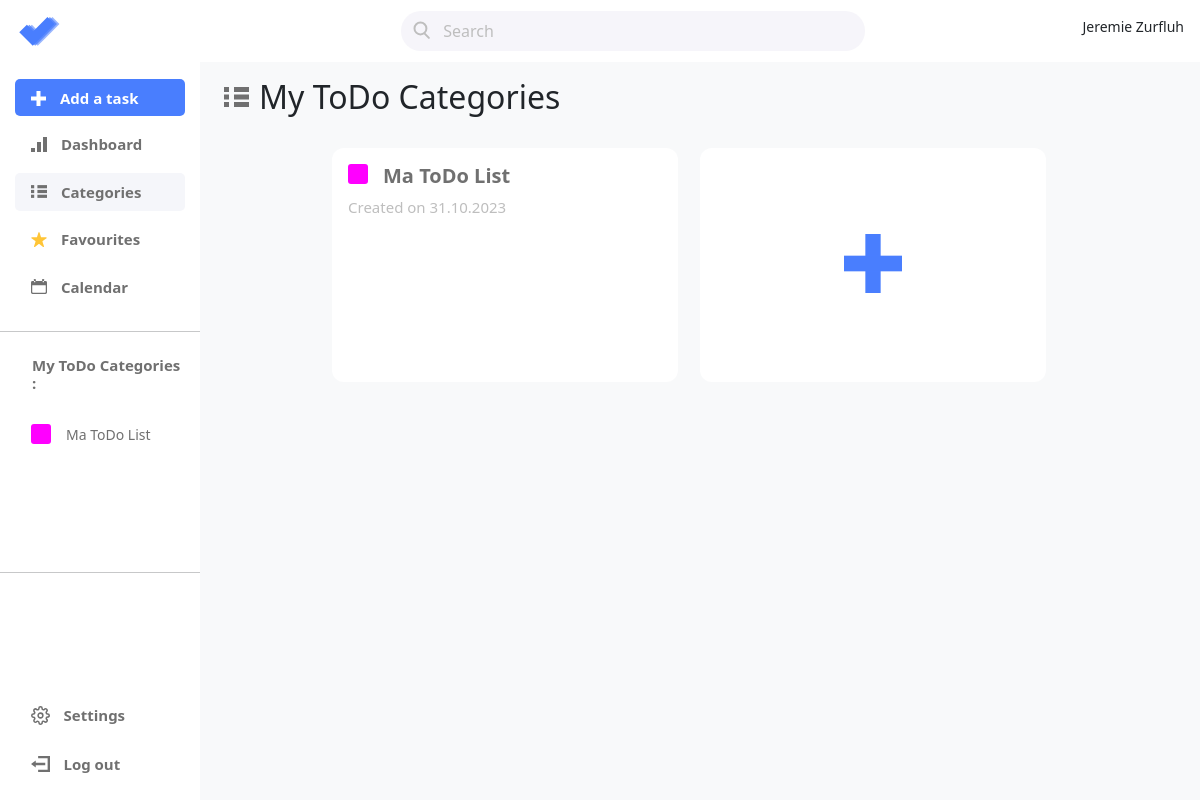
The app's page /categories.php (signed in), older data.
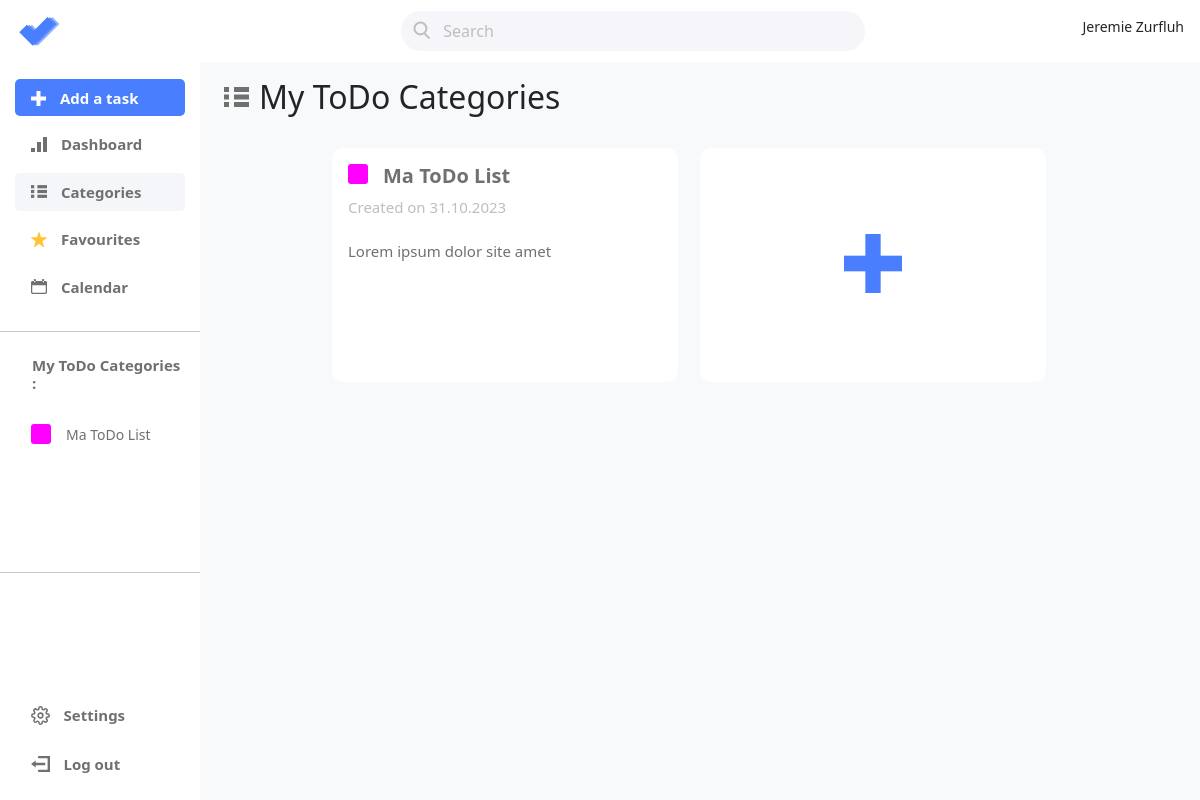
The same page, newer data.
### tables this page shows
CREATE TABLE Category (
    id          INTEGER   PRIMARY KEY AUTOINCREMENT
                          UNIQUE
                          NOT NULL,
    title       TEXT (50) NOT NULL,
    description TEXT,
    color       TEXT      NOT NULL,
    user_id     INTEGER   REFERENCES User (id) 
                          NOT NULL,
    created_at  TEXT      NOT NULL
                          DEFAULT (datetime() ) 
);

### app/ch/comem/todoapp/category/CategoryManager.php (called while the page is built, shortened)
<?php
class CategoryManager
{
    private static ?CategoryManager $instance = null;
    private array $categories;
    private function __construct()
    {
        $this->categories = [];
        $this->loadCategories();
    }
    public static function getInstance(): CategoryManager
    {
        if (self::$instance == null) self::$instance = new CategoryManager();
        return self::$instance;
    }
    private function loadCategories(): bool
    {
        $this->categories = DbManagerCRUD_Category::getInstance()->readAll();
        return true;
    }
    public function getCategories(): array
    {
        return $this->categories;
    }
}

### app/autoload.php (called while the page is built, shortened)
<?php
spl_autoload_register(function ($class) {
    $class = str_replace("\\", "/", $class);
    $path = __DIR__ . "/../app/" . $class . ".php";
});

### app/ch/comem/todoapp/dbCRUD/DbManagerCRUD.php (called while the page is built, shortened)
<?php
abstract class DbManagerCRUD implements I_APICRUD
{
    private $db = null;
    public function __construct()
    {
        $config = parse_ini_file('../../config/db.ini', true);
        $this->db = new PDO($config['dsn']);
        $this->db->setAttribute(PDO::ATTR_DEFAULT_FETCH_MODE, PDO::FETCH_ASSOC);
    }
    public function getDb(): PDO
    {
        return $this->db;
    }
}

### app/ch/comem/todoapp/dbCRUD/DbManagerCRUD_Category.php (called while the page is built, shortened)
<?php
class DbManagerCRUD_Category extends DbManagerCRUD
{
    private static ?DbManagerCRUD_Category $instance = null;
    public static function getInstance(): DbManagerCRUD_Category
    {
        if (self::$instance === null) self::$instance = new DbManagerCRUD_Category();
        return self::$instance;
    }
    public function readAll(): array
    {
        $userId = $this->getUserId();
        $sql = "SELECT * FROM Category WHERE user_id = :user_id";
        $stmt = $this->getDb()->prepare($sql);
        $stmt->execute(["user_id" => $userId]);
        $categories = $stmt->fetchAll();
        $result = [];
        foreach ($categories as $category) {
            $result[] = (new CategoryBuilder($category["title"], $category["color"]))
                ->setId($category["id"])
                ->setDescription($category["description"])
                ->setCreatedAt((new DateTime($category["created_at"])))
                ->build();
        }
        return $result;
    }
    private function getUserId(): ?int
    {
        return $_SESSION["user"]["id"];
    }
}

### app/ch/comem/todoapp/category/Category.php (called while the page is built, shortened)
<?php
class Category
{
    private ?int $id;
    private string $title;
    private ?string $description;
    private string $color;
    private DateTime $createdAt;
    public function __construct(CategoryBuilder $builder)
    {
        $this->id = $builder->getId();
        $this->title = $builder->getTitle();
        $this->description = $builder->getDescription();
        $this->color = $builder->getColor();
        $this->createdAt = $builder->getCreatedAt();
    }
    public function getId(): ?int
    {
        return $this->id;
    }
    public function getTitle(): string
    {
        return ucfirst($this->title);
    }
    public function getDescription(): ?string
    {
        return $this->description;
    }
    public function getColor(): string
    {
        return $this->color;
    }
    public function getCreatedAt(): DateTime
    {
        return $this->createdAt;
    }
}

### app/ch/comem/todoapp/category/CategoryBuilder.php (called while the page is built, shortened)
<?php
class CategoryBuilder
{
    private DateTime $createdAt;
    public function __construct(string $title, string $hexColor)
    {
        $this->title = $title;
        $this->color = $hexColor;
        $this->createdAt = new DateTime();
    }
    public function setId(int $id): CategoryBuilder
    {
        $this->id = $id;
        return $this;
    }
    public function setDescription(?string $description): CategoryBuilder
    {
        $this->description = $description;
        return $this;
    }
    public function setCreatedAt(DateTime $createdAt): CategoryBuilder
    {
        $this->createdAt = $createdAt;
        return $this;
    }
    public function getCreatedAt(): DateTime
    {
        return $this->createdAt;
    }
}

### public/categories.php (the view, shortened to what this page needs)
<?php
require_once '../app/autoload.php';
$categoryManager = CategoryManager::getInstance();
?>
<!DOCTYPE html>
<html lang="en" data-lt-installed="true">
<?php
require_once 'components/head.php';
loadHead("Categories", ["dashboard", "task", "list", "taskCheckboxColor"]);
?>
<body>
    <?php include_once './components/navbar.php'; ?>
    <div class="container-fluid">
        <div class="row">
            <?php include_once './components/sidebar.php'; ?>
            <main class="col-md-9 ml-sm-auto col-lg-10 pt-3 px-4 bg-light mainFullHeight">
                <div class="d-flex justify-content-between flex-wrap flex-md-nowrap align-items-center pb-2 mb-3">
                    <h1 class="h2" id="categoriesTitle">My ToDo Categories</h1>
                </div>
                <div class="d-flex flex-row justify-content-center align-items-start flex-wrap myCategories" id="myCategories">
                    <?php if (!empty($categories)) : ?>
                        <?php foreach ($categories as $category) : ?>
                            <div class="p-3 myCategoriesItem" data-id="<?= $category->getId() ?>">
                                <div class="d-flex">
                                    <div class="colorTag" style="background: <?= $category->getColor() ?>;"></div>
                                    <h3 class="myCategoriesTitle"><?= $category->getTitle() ?></h3>
                                </div>
                                <p class="myCategoriesDate">Created on <?= $category->getCreatedAt()->format('d.m.Y') ?></p>
                                <p class="myCategoriesDescritpion"><?= $category->getDescription() ?></p>
                            </div>
                        <?php endforeach; ?>
                    <?php endif; ?>
                    <div class="p-3 addCategoriesItem" id="addListTrigger">
                        <img src="assets/icons/bigAdd.svg" alt="Add a category icon" class="addListsImg">
                    </div>
                </div>
            </main>
        </div>
    </div>
</body>
</html>

### public/components/head.php (shortened to what this page needs)
<?php
function loadHead(string $title, array $stylesheet = null): void
{
?>
    <head>
        <link href="https://cdn.jsdelivr.net/npm/bootstrap@5.3.2/dist/css/bootstrap.min.css" rel="stylesheet">
        <link href="styles/main.css" rel="stylesheet">
        <link href="styles/navBar.css" rel="stylesheet">
        <?php foreach ($stylesheet as $css) : ?>
            <link href="styles/<?= $css ?>.css" rel="stylesheet">
        <?php endforeach; ?>
        <link rel="stylesheet" href="https://cdnjs.cloudflare.com/ajax/libs/font-awesome/5.15.1/css/all.min.css">
    </head>
<?php
}

### public/components/navbar.php (shortened to what this page needs)
<nav class="navbar navbar-dark sticky-top bg-white flex-md-nowrap p-0">
    <a class="col-md-3 col-lg-2 mr-0 px-3" href="/">
        <img class="" src="assets/icons/logo.svg" alt="Logo">
    </a>
    <div id="searchContent">
        <input class="mx-auto searchBar" type="search" placeholder="Search" aria-label="Search">
    </div>
    <ul class="navbar-nav px-3">
        <li class="nav-item text-nowrap">
            <div class="d-flex flex-row justify-content-end align-items-center">
                <p class="navUserDisplayName"><?= $_SESSION["user"]["firstName"] . " " . $_SESSION["user"]["lastName"] ?></p>
            </div>
        </li>
    </ul>
</nav>

### public/components/sidebar.php (shortened to what this page needs)
<?php
require_once "../app/autoload.php";
$categoryManager = CategoryManager::getInstance();
$categories = $categoryManager->getCategories();
?>
<nav id="sidebarMenu" class="col-md-3 col-lg-2 d-md-block bg-white sidebar collapse">
    <div class="sidebar-sticky pt-3">
        <ul class="nav flex-column sidebarUl">
            <li class="nav-item navItemAddTask">
                <a class="nav-link navLinkAddTask" href="#">
                    <img class="navImg" src="assets/icons/addtask.svg" alt="Add a task icon">
                    Add a task
                </a>
            </li>
            <li class="nav-item">
                <a class="nav-link navItem <?php echo (basename($_SERVER['PHP_SELF']) === 'dashboard.php') ? 'navItemActive' : ''; ?>" href="/dashboard.php">
                    <img class="navImg" src="assets/icons/dashboard.svg" alt="Dashboard icon">
                    Dashboard
                </a>
            </li>
            <li class="nav-item">
                <a class="nav-link navItem <?php echo (basename($_SERVER['PHP_SELF']) === 'categories.php') ? 'navItemActive' : ''; ?>" href="/categories.php">
                    <img class="navImg" src="assets/icons/lists.svg" alt="Lists icon">
                    Categories
                </a>
            </li>
            <li class="nav-item">
                <a class="nav-link navItem <?php echo (basename($_SERVER['PHP_SELF']) === 'favourites.php') ? 'navItemActive' : ''; ?>" href="/favourites.php">
                    <img class="navImg" src="assets/icons/favourite.svg" alt="Favourites icon">
                    Favourites
                </a>
            </li>
            <li class="nav-item">
                <a class="nav-link navItem <?php echo (basename($_SERVER['PHP_SELF']) === 'calendar.php') ? 'navItemActive' : ''; ?>" href="/calendar.php">
                    <img class="navImg" src="assets/icons/calendar.svg" alt="Calendar icon">
                    Calendar
                </a>
            </li>
        </ul>
        <hr>
        <h6 class="d-flex justify-content-between align-items-center px-3 mt-4 mb-1 text-muted">
            <span class="navItem navToDoCategoryTitle">My ToDo Categories :</span>
        </h6>
        <ul class="nav flex-column mb-2 navToDoCategory">
            <?php if (!empty($categories)) : ?>
                <?php foreach ($categories as $category) : ?>
                    <li class="nav-item">
                        <a class="nav-link navToDoItem d-flex" href="./category?id=<?= $category->getId() ?>">
                            <div class="colorTag" style="background: <?= $category->getColor() ?>;"></div>
                            <span><?= $category->getTitle() ?></span>
                        </a>
                    </li>
                <?php endforeach; ?>
            <?php endif; ?>
        </ul>
        <hr>
        <ul class="nav flex-column mb-2 sidebarUl bottomUl">
            <li class="nav-item">
                <a class="nav-link navItem" href="#" id="settings">
                    <img class="navImg" src="assets/icons/settings.svg" alt="">
                    Settings
                </a>
            </li>
            <li class="nav-item">
                <a class="nav-link navItem" href="/logout.php">
                    <img class="navImg" src="assets/icons/logout.svg" alt="">
                    Log out
                </a>
            </li>
        </ul>
    </div>
</nav>

### public/styles/main.css (style rules this page uses)
body { font-size: .875rem; }
.mainFullHeight { min-height: calc(100vh - 60px); margin-left: auto!important; }
#categoriesTitle::before { content: url("../assets/icons/listsBig.svg"); margin-right: 10px; }
.colorTag { width: 20px; height: 20px; border-radius: 3px; }

### public/styles/navBar.css (style rules this page uses)
.sidebar { position: fixed; top: 0; bottom: 0; left: 0; z-index: 1000; padding: 48px 0 0; }
.sidebar-sticky { position: sticky; top: 0; height: calc(100vh - 48px); padding-top: .5rem; overflow-x: hidden; overflow-y: auto; }
.navToDoCategory { overflow: auto; height: 160px; display: block; }
#searchContent { width: 100%; max-width: 464px; }
.searchBar { width: 100%; height: 40px; border-radius: 20px; background-color: #f6f5fa; border-color: transparent; background-image: url(../assets/icons/loupe.svg); background-repeat: no-repeat; background-position-y: center; padding-left: 40px; background-position-x: 10px; transition: padding-left .5s cubic-bezier(0.21, 0.64, 0.15, 0.98); }
.searchBar::placeholder { width: 362px; height: 20px; font-size: 16px; color: #bebebe; }
.navUserDisplayName { margin-top: 16px; }
.sidebarUl { margin: 15px; }
.nav-item { margin-bottom: 9px; }
.navItemAddTask { background-color: #497EFE; border-radius: 5px; height: 37px; }
.navLinkAddTask { font-family: "Segoe UI"; font-weight: bold; font-size: 15px; text-align: left; color: #fff; }
.navImg { margin-right: 10px; padding-bottom: 3px; }
.navItem { font-family: "Segoe UI"; font-weight: bold; font-size: 15px; text-align: left; color: #707070; }
.navItemActive { background-color: #F5F6FA; border-radius: 5px; }
.navToDoItem { color: #707070; }
.navToDoItem span { margin-left: 15px; }
.navToDoCategory { padding-top: 20px; margin-left: 15px; }
.navToDoCategoryTitle { margin-left: 16px; }
.bottomUl { position: absolute; bottom: 0px; }
#sidebarMenu { position: fixed; }

### public/styles/list.css (style rules this page uses)
.myCategoriesItem { width: 346px; height: 234px; border-radius: 12px; background: #fff; margin-right: 22px; margin-bottom: 22px; cursor: pointer; }
.myCategoriesTitle { font-weight: bold; font-size: 20px; text-align: left; color: #707070; margin-left: 15px; }
.myCategoriesDate { width: 166px; height: 18px; font-weight: normal; font-size: 15px; text-align: left; color: #bebebe; }
.myCategoriesDescritpion { width: 293px; height: 125px; font-weight: normal; font-size: 15px; text-align: left; color: #707070; padding-top: 10px; }
.myCategories { margin-bottom: 50px; }
.addCategoriesItem { width: 346px; height: 234px; border-radius: 12px; background: #fff; margin-right: 22px; margin-bottom: 22px; text-align: center; }
.addListsImg { margin-left: auto; margin-right: auto; margin-top: 70px; }

Row changes from the older to the newer data that the page shows:
changed category "Ma ToDo List": description (not shown) → "Lorem ipsum dolor site amet"
